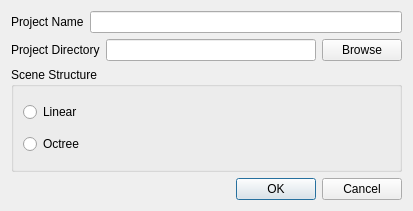
<?xml version="1.0" encoding="UTF-8"?>
<ui version="4.0">
 <class>ProjectCreationDialog</class>
 <widget class="QDialog" name="ProjectCreationDialog">
  <property name="geometry">
   <rect>
    <x>0</x>
    <y>0</y>
    <width>413</width>
    <height>211</height>
   </rect>
  </property>
  <property name="windowTitle">
   <string>New Project</string>
  </property>
  <layout class="QVBoxLayout" name="verticalLayout_2">
   <item>
    <layout class="QHBoxLayout" name="project_name_layout">
     <item>
      <widget class="QLabel" name="project_name_label">
       <property name="text">
        <string>Project Name</string>
       </property>
      </widget>
     </item>
     <item>
      <widget class="QLineEdit" name="project_name_edit"/>
     </item>
    </layout>
   </item>
   <item>
    <layout class="QHBoxLayout" name="project_directory_layout">
     <item>
      <widget class="QLabel" name="project_directory_label">
       <property name="text">
        <string>Project Directory</string>
       </property>
      </widget>
     </item>
     <item>
      <widget class="QLineEdit" name="project_directory_edit"/>
     </item>
     <item>
      <widget class="QPushButton" name="project_directory_browse_button">
       <property name="text">
        <string>Browse</string>
       </property>
      </widget>
     </item>
    </layout>
   </item>
   <item>
    <widget class="QGroupBox" name="scene_structure_group">
     <property name="title">
      <string>Scene Structure</string>
     </property>
     <layout class="QVBoxLayout" name="verticalLayout">
      <item>
       <widget class="QRadioButton" name="linear_structure_button">
        <property name="enabled">
         <bool>true</bool>
        </property>
        <property name="text">
         <string>Linear</string>
        </property>
        <property name="checkable">
         <bool>true</bool>
        </property>
        <property name="checked">
         <bool>false</bool>
        </property>
       </widget>
      </item>
      <item>
       <widget class="QRadioButton" name="octree_structure_button">
        <property name="text">
         <string>Octree</string>
        </property>
        <property name="checked">
         <bool>false</bool>
        </property>
       </widget>
      </item>
     </layout>
    </widget>
   </item>
   <item>
    <widget class="QDialogButtonBox" name="dialog_button_box">
     <property name="orientation">
      <enum>Qt::Horizontal</enum>
     </property>
     <property name="standardButtons">
      <set>QDialogButtonBox::Cancel|QDialogButtonBox::Ok</set>
     </property>
    </widget>
   </item>
  </layout>
 </widget>
 <resources/>
 <connections>
  <connection>
   <sender>dialog_button_box</sender>
   <signal>accepted()</signal>
   <receiver>ProjectCreationDialog</receiver>
   <slot>accept()</slot>
   <hints>
    <hint type="sourcelabel">
     <x>248</x>
     <y>254</y>
    </hint>
    <hint type="destinationlabel">
     <x>157</x>
     <y>274</y>
    </hint>
   </hints>
  </connection>
  <connection>
   <sender>dialog_button_box</sender>
   <signal>rejected()</signal>
   <receiver>ProjectCreationDialog</receiver>
   <slot>reject()</slot>
   <hints>
    <hint type="sourcelabel">
     <x>316</x>
     <y>260</y>
    </hint>
    <hint type="destinationlabel">
     <x>286</x>
     <y>274</y>
    </hint>
   </hints>
  </connection>
 </connections>
</ui>
